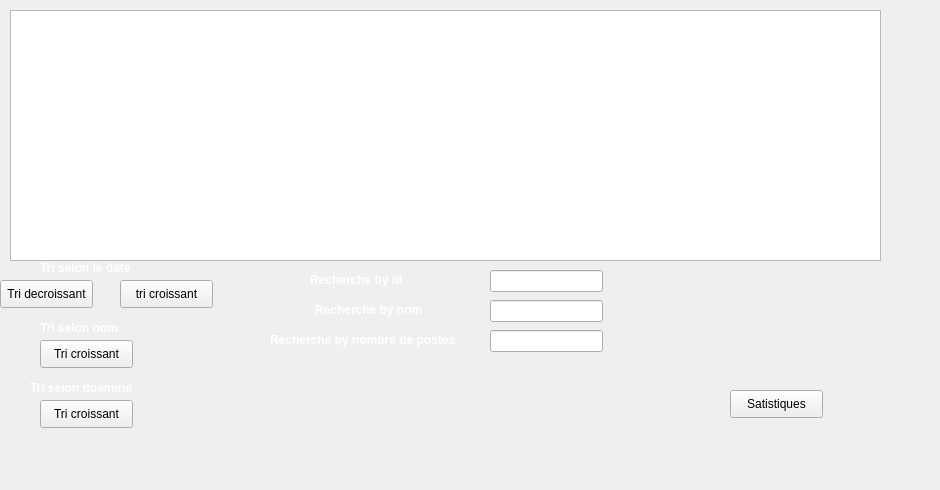
      <widget class="QWidget" name="tab_22">
       <attribute name="title">
        <string>Afficher les societes</string>
       </attribute>
       <widget class="QTableView" name="tab_societe">
        <property name="geometry">
         <rect>
          <x>10</x>
          <y>10</y>
          <width>871</width>
          <height>251</height>
         </rect>
        </property>
       </widget>
       <widget class="QPushButton" name="pushButton_9">
        <property name="geometry">
         <rect>
          <x>0</x>
          <y>280</y>
          <width>93</width>
          <height>28</height>
         </rect>
        </property>
        <property name="text">
         <string>Tri decroissant</string>
        </property>
       </widget>
       <widget class="QLabel" name="label_71">
        <property name="geometry">
         <rect>
          <x>40</x>
          <y>260</y>
          <width>121</width>
          <height>16</height>
         </rect>
        </property>
        <property name="font">
         <font>
          <weight>75</weight>
          <bold>true</bold>
         </font>
        </property>
        <property name="styleSheet">
         <string notr="true">color: rgb(255, 255, 255);</string>
        </property>
        <property name="text">
         <string>Tri selon le date </string>
        </property>
       </widget>
       <widget class="QLabel" name="label_72">
        <property name="geometry">
         <rect>
          <x>40</x>
          <y>320</y>
          <width>91</width>
          <height>16</height>
         </rect>
        </property>
        <property name="font">
         <font>
          <weight>75</weight>
          <bold>true</bold>
         </font>
        </property>
        <property name="styleSheet">
         <string notr="true">color: rgb(255, 255, 255);</string>
        </property>
        <property name="text">
         <string>Tri selon nom</string>
        </property>
       </widget>
       <widget class="QLabel" name="label_73">
        <property name="geometry">
         <rect>
          <x>30</x>
          <y>380</y>
          <width>131</width>
          <height>16</height>
         </rect>
        </property>
        <property name="font">
         <font>
          <weight>75</weight>
          <bold>true</bold>
         </font>
        </property>
        <property name="styleSheet">
         <string notr="true">color: rgb(255, 255, 255);</string>
        </property>
        <property name="text">
         <string>Tri selon doamine</string>
        </property>
       </widget>
       <widget class="QPushButton" name="pb_tri_nom">
        <property name="geometry">
         <rect>
          <x>40</x>
          <y>340</y>
          <width>93</width>
          <height>28</height>
         </rect>
        </property>
        <property name="text">
         <string>Tri croissant</string>
        </property>
       </widget>
       <widget class="QPushButton" name="pb_tri_domaine">
        <property name="geometry">
         <rect>
          <x>40</x>
          <y>400</y>
          <width>93</width>
          <height>28</height>
         </rect>
        </property>
        <property name="text">
         <string>Tri croissant</string>
        </property>
       </widget>
       <widget class="QLabel" name="label_74">
        <property name="geometry">
         <rect>
          <x>60</x>
          <y>30</y>
          <width>871</width>
          <height>451</height>
         </rect>
        </property>
        <property name="text">
         <string/>
        </property>
        <property name="pixmap">
         <pixmap>../../Pictures/Wallpaper-Malavida-Green-Top-Image.jpg</pixmap>
        </property>
       </widget>
       <widget class="QPushButton" name="statisique">
        <property name="geometry">
         <rect>
          <x>730</x>
          <y>390</y>
          <width>93</width>
          <height>28</height>
         </rect>
        </property>
        <property name="text">
         <string>Satistiques</string>
        </property>
       </widget>
       <widget class="QLineEdit" name="lineEdit">
        <property name="geometry">
         <rect>
          <x>490</x>
          <y>270</y>
          <width>113</width>
          <height>22</height>
         </rect>
        </property>
       </widget>
       <widget class="QLineEdit" name="lineEdit_2">
        <property name="geometry">
         <rect>
          <x>490</x>
          <y>300</y>
          <width>113</width>
          <height>22</height>
         </rect>
        </property>
       </widget>
       <widget class="QLineEdit" name="lineEdit_3">
        <property name="geometry">
         <rect>
          <x>490</x>
          <y>330</y>
          <width>113</width>
          <height>22</height>
         </rect>
        </property>
       </widget>
       <widget class="QLabel" name="label_75">
        <property name="geometry">
         <rect>
          <x>310</x>
          <y>270</y>
          <width>161</width>
          <height>20</height>
         </rect>
        </property>
        <property name="font">
         <font>
          <weight>75</weight>
          <bold>true</bold>
         </font>
        </property>
        <property name="styleSheet">
         <string notr="true">color: rgb(255, 255, 255);</string>
        </property>
        <property name="text">
         <string>Recherche by id</string>
        </property>
       </widget>
       <widget class="QLabel" name="label_76">
        <property name="geometry">
         <rect>
          <x>315</x>
          <y>300</y>
          <width>131</width>
          <height>20</height>
         </rect>
        </property>
        <property name="font">
         <font>
          <weight>75</weight>
          <bold>true</bold>
         </font>
        </property>
        <property name="styleSheet">
         <string notr="true">color: rgb(255, 255, 255);</string>
        </property>
        <property name="text">
         <string>Recherche by nom</string>
        </property>
       </widget>
       <widget class="QLabel" name="label_77">
        <property name="geometry">
         <rect>
          <x>270</x>
          <y>330</y>
          <width>241</width>
          <height>20</height>
         </rect>
        </property>
        <property name="font">
         <font>
          <weight>75</weight>
          <bold>true</bold>
         </font>
        </property>
        <property name="styleSheet">
         <string notr="true">color: rgb(255, 255, 255);</string>
        </property>
        <property name="text">
         <string>Recherche by nombre de postes</string>
        </property>
       </widget>
       <widget class="QPushButton" name="pushButton_10">
        <property name="geometry">
         <rect>
          <x>120</x>
          <y>280</y>
          <width>93</width>
          <height>28</height>
         </rect>
        </property>
        <property name="text">
         <string>tri croissant</string>
        </property>
       </widget>
       <zorder>pushButton_9</zorder>
       <zorder>label_71</zorder>
       <zorder>label_72</zorder>
       <zorder>label_73</zorder>
       <zorder>label_74</zorder>
       <zorder>label_75</zorder>
       <zorder>label_76</zorder>
       <zorder>label_77</zorder>
       <zorder>tab_societe</zorder>
       <zorder>pb_tri_nom</zorder>
       <zorder>pb_tri_domaine</zorder>
       <zorder>statisique</zorder>
       <zorder>lineEdit</zorder>
       <zorder>lineEdit_2</zorder>
       <zorder>lineEdit_3</zorder>
       <zorder>pushButton_10</zorder>
      </widget>
